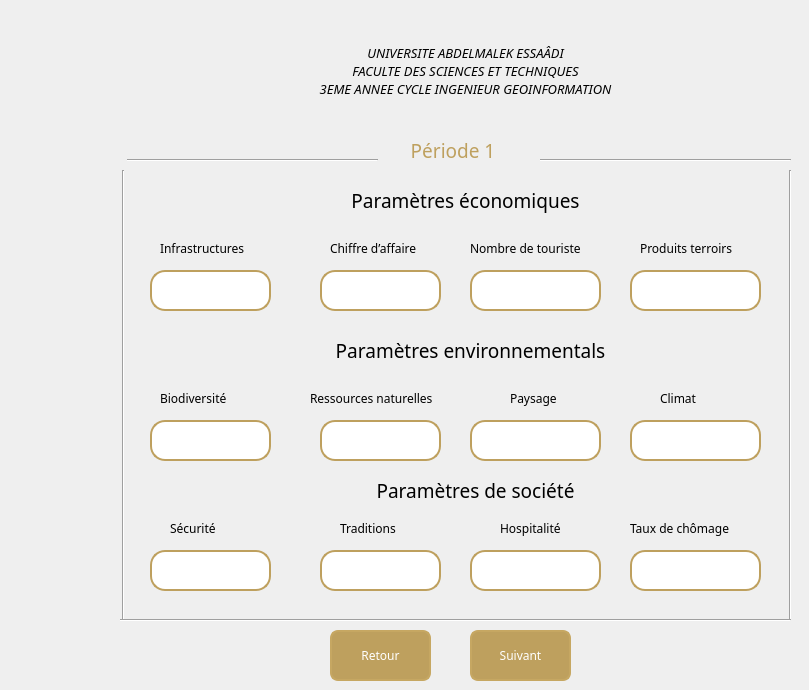
   <widget class="QWidget" name="page_3">
    <widget class="QLabel" name="label_7">
     <property name="geometry">
      <rect>
       <x>320</x>
       <y>180</y>
       <width>291</width>
       <height>41</height>
      </rect>
     </property>
     <property name="font">
      <font>
       <family>Franklin Gothic Medium</family>
       <pointsize>14</pointsize>
      </font>
     </property>
     <property name="text">
      <string>Paramètres économiques</string>
     </property>
     <property name="alignment">
      <set>Qt::AlignCenter</set>
     </property>
    </widget>
    <widget class="QPushButton" name="next_3">
     <property name="geometry">
      <rect>
       <x>470</x>
       <y>630</y>
       <width>101</width>
       <height>51</height>
      </rect>
     </property>
     <property name="font">
      <font>
       <family>Franklin Gothic Medium</family>
       <pointsize>9</pointsize>
       <italic>false</italic>
       <underline>false</underline>
       <strikeout>false</strikeout>
      </font>
     </property>
     <property name="styleSheet">
      <string notr="true">QPushButton {
background-color: rgb(190, 160, 94);
  color: white;
  border: 2px solid rgb(198, 167, 98); 
border-radius: 8px;
}
QPushButton:hover{
border: 2px solid rgb(234, 209, 161);
background-color: rgb(214, 180, 106);
}</string>
     </property>
     <property name="text">
      <string>Suivant</string>
     </property>
    </widget>
    <widget class="QLabel" name="label_17">
     <property name="geometry">
      <rect>
       <x>270</x>
       <y>40</y>
       <width>391</width>
       <height>61</height>
      </rect>
     </property>
     <property name="font">
      <font>
       <family>Franklin Gothic Medium</family>
       <pointsize>10</pointsize>
       <italic>true</italic>
      </font>
     </property>
     <property name="text">
      <string>UNIVERSITE ABDELMALEK ESSAÂDI
FACULTE DES SCIENCES ET TECHNIQUES
3EME ANNEE CYCLE INGENIEUR GEOINFORMATION</string>
     </property>
     <property name="alignment">
      <set>Qt::AlignCenter</set>
     </property>
    </widget>
    <widget class="QLabel" name="label_45">
     <property name="geometry">
      <rect>
       <x>160</x>
       <y>240</y>
       <width>101</width>
       <height>16</height>
      </rect>
     </property>
     <property name="font">
      <font>
       <family>Franklin Gothic Medium</family>
       <pointsize>9</pointsize>
      </font>
     </property>
     <property name="text">
      <string>Infrastructures</string>
     </property>
    </widget>
    <widget class="QLabel" name="label_47">
     <property name="geometry">
      <rect>
       <x>330</x>
       <y>240</y>
       <width>111</width>
       <height>16</height>
      </rect>
     </property>
     <property name="font">
      <font>
       <family>Franklin Gothic Medium</family>
       <pointsize>9</pointsize>
      </font>
     </property>
     <property name="text">
      <string>Chiffre d’affaire</string>
     </property>
    </widget>
    <widget class="QLabel" name="label_72">
     <property name="geometry">
      <rect>
       <x>660</x>
       <y>390</y>
       <width>71</width>
       <height>16</height>
      </rect>
     </property>
     <property name="font">
      <font>
       <family>Franklin Gothic Medium</family>
       <pointsize>9</pointsize>
      </font>
     </property>
     <property name="text">
      <string>Climat</string>
     </property>
    </widget>
    <widget class="QLabel" name="label_9">
     <property name="geometry">
      <rect>
       <x>300</x>
       <y>330</y>
       <width>341</width>
       <height>41</height>
      </rect>
     </property>
     <property name="font">
      <font>
       <family>Franklin Gothic Medium</family>
       <pointsize>14</pointsize>
      </font>
     </property>
     <property name="text">
      <string>Paramètres environnementals</string>
     </property>
     <property name="alignment">
      <set>Qt::AlignCenter</set>
     </property>
    </widget>
    <widget class="QLabel" name="label_81">
     <property name="geometry">
      <rect>
       <x>510</x>
       <y>390</y>
       <width>71</width>
       <height>16</height>
      </rect>
     </property>
     <property name="font">
      <font>
       <family>Franklin Gothic Medium</family>
       <pointsize>9</pointsize>
      </font>
     </property>
     <property name="text">
      <string>Paysage</string>
     </property>
    </widget>
    <widget class="QLabel" name="label_82">
     <property name="geometry">
      <rect>
       <x>160</x>
       <y>390</y>
       <width>101</width>
       <height>16</height>
      </rect>
     </property>
     <property name="font">
      <font>
       <family>Franklin Gothic Medium</family>
       <pointsize>9</pointsize>
      </font>
     </property>
     <property name="text">
      <string>Biodiversité</string>
     </property>
    </widget>
    <widget class="QLabel" name="label_87">
     <property name="geometry">
      <rect>
       <x>310</x>
       <y>390</y>
       <width>151</width>
       <height>16</height>
      </rect>
     </property>
     <property name="font">
      <font>
       <family>Franklin Gothic Medium</family>
       <pointsize>9</pointsize>
      </font>
     </property>
     <property name="text">
      <string>Ressources naturelles</string>
     </property>
    </widget>
    <widget class="QLabel" name="label_11">
     <property name="geometry">
      <rect>
       <x>405</x>
       <y>130</y>
       <width>101</width>
       <height>41</height>
      </rect>
     </property>
     <property name="font">
      <font>
       <family>Franklin Gothic Medium</family>
       <pointsize>14</pointsize>
      </font>
     </property>
     <property name="styleSheet">
      <string notr="true">color : rgb(190, 160, 94);</string>
     </property>
     <property name="text">
      <string>Période 1 </string>
     </property>
     <property name="alignment">
      <set>Qt::AlignCenter</set>
     </property>
    </widget>
    <widget class="QLabel" name="label_64">
     <property name="geometry">
      <rect>
       <x>500</x>
       <y>520</y>
       <width>101</width>
       <height>16</height>
      </rect>
     </property>
     <property name="font">
      <font>
       <family>Franklin Gothic Medium</family>
       <pointsize>9</pointsize>
      </font>
     </property>
     <property name="text">
      <string>Hospitalité</string>
     </property>
    </widget>
    <widget class="QLabel" name="label_71">
     <property name="geometry">
      <rect>
       <x>340</x>
       <y>520</y>
       <width>81</width>
       <height>16</height>
      </rect>
     </property>
     <property name="font">
      <font>
       <family>Franklin Gothic Medium</family>
       <pointsize>9</pointsize>
      </font>
     </property>
     <property name="text">
      <string>Traditions</string>
     </property>
    </widget>
    <widget class="QLabel" name="label_69">
     <property name="geometry">
      <rect>
       <x>170</x>
       <y>520</y>
       <width>101</width>
       <height>16</height>
      </rect>
     </property>
     <property name="font">
      <font>
       <family>Franklin Gothic Medium</family>
       <pointsize>9</pointsize>
      </font>
     </property>
     <property name="text">
      <string>Sécurité</string>
     </property>
    </widget>
    <widget class="QLabel" name="label_8">
     <property name="geometry">
      <rect>
       <x>340</x>
       <y>470</y>
       <width>271</width>
       <height>41</height>
      </rect>
     </property>
     <property name="font">
      <font>
       <family>Franklin Gothic Medium</family>
       <pointsize>14</pointsize>
      </font>
     </property>
     <property name="text">
      <string>Paramètres de société</string>
     </property>
     <property name="alignment">
      <set>Qt::AlignCenter</set>
     </property>
    </widget>
    <widget class="QLabel" name="label_61">
     <property name="geometry">
      <rect>
       <x>630</x>
       <y>520</y>
       <width>141</width>
       <height>16</height>
      </rect>
     </property>
     <property name="font">
      <font>
       <family>Franklin Gothic Medium</family>
       <pointsize>9</pointsize>
      </font>
     </property>
     <property name="text">
      <string>Taux de chômage</string>
     </property>
    </widget>
    <widget class="QLabel" name="label_59">
     <property name="geometry">
      <rect>
       <x>640</x>
       <y>240</y>
       <width>141</width>
       <height>16</height>
      </rect>
     </property>
     <property name="font">
      <font>
       <family>Franklin Gothic Medium</family>
       <pointsize>9</pointsize>
      </font>
     </property>
     <property name="text">
      <string>Produits terroirs</string>
     </property>
    </widget>
    <widget class="QLabel" name="label_46">
     <property name="geometry">
      <rect>
       <x>470</x>
       <y>240</y>
       <width>131</width>
       <height>16</height>
      </rect>
     </property>
     <property name="font">
      <font>
       <family>Franklin Gothic Medium</family>
       <pointsize>9</pointsize>
      </font>
     </property>
     <property name="text">
      <string>Nombre de touriste</string>
     </property>
    </widget>
    <widget class="QPushButton" name="back">
     <property name="geometry">
      <rect>
       <x>330</x>
       <y>630</y>
       <width>101</width>
       <height>51</height>
      </rect>
     </property>
     <property name="font">
      <font>
       <family>Franklin Gothic Medium</family>
       <pointsize>9</pointsize>
       <italic>false</italic>
       <underline>false</underline>
       <strikeout>false</strikeout>
      </font>
     </property>
     <property name="styleSheet">
      <string notr="true">QPushButton {
background-color: rgb(190, 160, 94);
  color: white;
  border: 2px solid rgb(198, 167, 98); 
border-radius: 8px;
}
QPushButton:hover{
border: 2px solid rgb(234, 209, 161);
background-color: rgb(214, 180, 106);
}</string>
     </property>
     <property name="text">
      <string>Retour</string>
     </property>
    </widget>
    <widget class="Line" name="line_4">
     <property name="geometry">
      <rect>
       <x>127</x>
       <y>150</y>
       <width>251</width>
       <height>20</height>
      </rect>
     </property>
     <property name="orientation">
      <enum>Qt::Horizontal</enum>
     </property>
    </widget>
    <widget class="Line" name="line_5">
     <property name="geometry">
      <rect>
       <x>540</x>
       <y>150</y>
       <width>251</width>
       <height>20</height>
      </rect>
     </property>
     <property name="orientation">
      <enum>Qt::Horizontal</enum>
     </property>
    </widget>
    <widget class="Line" name="line_6">
     <property name="geometry">
      <rect>
       <x>113</x>
       <y>170</y>
       <width>20</width>
       <height>451</height>
      </rect>
     </property>
     <property name="orientation">
      <enum>Qt::Vertical</enum>
     </property>
    </widget>
    <widget class="Line" name="line_7">
     <property name="geometry">
      <rect>
       <x>780</x>
       <y>170</y>
       <width>20</width>
       <height>451</height>
      </rect>
     </property>
     <property name="orientation">
      <enum>Qt::Vertical</enum>
     </property>
    </widget>
    <widget class="Line" name="line_8">
     <property name="geometry">
      <rect>
       <x>120</x>
       <y>610</y>
       <width>671</width>
       <height>20</height>
      </rect>
     </property>
     <property name="orientation">
      <enum>Qt::Horizontal</enum>
     </property>
    </widget>
    <widget class="QLineEdit" name="p4_eco1">
     <property name="geometry">
      <rect>
       <x>630</x>
       <y>270</y>
       <width>131</width>
       <height>41</height>
      </rect>
     </property>
     <property name="font">
      <font>
       <family>Franklin Gothic Book</family>
       <pointsize>9</pointsize>
      </font>
     </property>
     <property name="styleSheet">
      <string notr="true">QLineEdit{
border: 2px solid rgb(190, 160, 94);
border-radius:15px;
color : rgb(0, 0, 0);
padding-left: 20px;
padding-right:20px;
}
QLineEdit:hover{
border: 2px solid rgb(234, 209, 161);
}
</string>
     </property>
     <property name="placeholderText">
      <string/>
     </property>
    </widget>
    <widget class="QLineEdit" name="p3_eco1">
     <property name="geometry">
      <rect>
       <x>470</x>
       <y>270</y>
       <width>131</width>
       <height>41</height>
      </rect>
     </property>
     <property name="font">
      <font>
       <family>Franklin Gothic Book</family>
       <pointsize>9</pointsize>
      </font>
     </property>
     <property name="styleSheet">
      <string notr="true">QLineEdit{
border: 2px solid rgb(190, 160, 94);
border-radius:15px;
color : rgb(0, 0, 0);
padding-left: 20px;
padding-right:20px;
}
QLineEdit:hover{
border: 2px solid rgb(234, 209, 161);
}
</string>
     </property>
     <property name="placeholderText">
      <string/>
     </property>
    </widget>
    <widget class="QLineEdit" name="p2_eco1">
     <property name="geometry">
      <rect>
       <x>320</x>
       <y>270</y>
       <width>121</width>
       <height>41</height>
      </rect>
     </property>
     <property name="font">
      <font>
       <family>Franklin Gothic Book</family>
       <pointsize>9</pointsize>
      </font>
     </property>
     <property name="styleSheet">
      <string notr="true">QLineEdit{
border: 2px solid rgb(190, 160, 94);
border-radius:15px;
color : rgb(0, 0, 0);
padding-left: 20px;
padding-right:20px;
}
QLineEdit:hover{
border: 2px solid rgb(234, 209, 161);
}
</string>
     </property>
     <property name="placeholderText">
      <string/>
     </property>
    </widget>
    <widget class="QLineEdit" name="p1_eco1">
     <property name="geometry">
      <rect>
       <x>150</x>
       <y>270</y>
       <width>121</width>
       <height>41</height>
      </rect>
     </property>
     <property name="font">
      <font>
       <family>Franklin Gothic Book</family>
       <pointsize>9</pointsize>
      </font>
     </property>
     <property name="styleSheet">
      <string notr="true">QLineEdit{
border: 2px solid rgb(190, 160, 94);
border-radius:15px;
color : rgb(0, 0, 0);
padding-left: 20px;
padding-right:20px;
}
QLineEdit:hover{
border: 2px solid rgb(234, 209, 161);
}
</string>
     </property>
     <property name="placeholderText">
      <string/>
     </property>
    </widget>
    <widget class="QLineEdit" name="p1_envi1">
     <property name="geometry">
      <rect>
       <x>150</x>
       <y>420</y>
       <width>121</width>
       <height>41</height>
      </rect>
     </property>
     <property name="font">
      <font>
       <family>Franklin Gothic Book</family>
       <pointsize>9</pointsize>
      </font>
     </property>
     <property name="styleSheet">
      <string notr="true">QLineEdit{
border: 2px solid rgb(190, 160, 94);
border-radius:15px;
color : rgb(0, 0, 0);
padding-left: 20px;
padding-right:20px;
}
QLineEdit:hover{
border: 2px solid rgb(234, 209, 161);
}
</string>
     </property>
     <property name="placeholderText">
      <string/>
     </property>
    </widget>
    <widget class="QLineEdit" name="p3_envi1">
     <property name="geometry">
      <rect>
       <x>470</x>
       <y>420</y>
       <width>131</width>
       <height>41</height>
      </rect>
     </property>
     <property name="font">
      <font>
       <family>Franklin Gothic Book</family>
       <pointsize>9</pointsize>
      </font>
     </property>
     <property name="styleSheet">
      <string notr="true">QLineEdit{
border: 2px solid rgb(190, 160, 94);
border-radius:15px;
color : rgb(0, 0, 0);
padding-left: 20px;
padding-right:20px;
}
QLineEdit:hover{
border: 2px solid rgb(234, 209, 161);
}
</string>
     </property>
     <property name="placeholderText">
      <string/>
     </property>
    </widget>
    <widget class="QLineEdit" name="p2_envi1">
     <property name="geometry">
      <rect>
       <x>320</x>
       <y>420</y>
       <width>121</width>
       <height>41</height>
      </rect>
     </property>
     <property name="font">
      <font>
       <family>Franklin Gothic Book</family>
       <pointsize>9</pointsize>
      </font>
     </property>
     <property name="styleSheet">
      <string notr="true">QLineEdit{
border: 2px solid rgb(190, 160, 94);
border-radius:15px;
color : rgb(0, 0, 0);
padding-left: 20px;
padding-right:20px;
}
QLineEdit:hover{
border: 2px solid rgb(234, 209, 161);
}
</string>
     </property>
     <property name="placeholderText">
      <string/>
     </property>
    </widget>
    <widget class="QLineEdit" name="p4_envi1">
     <property name="geometry">
      <rect>
       <x>630</x>
       <y>420</y>
       <width>131</width>
       <height>41</height>
      </rect>
     </property>
     <property name="font">
      <font>
       <family>Franklin Gothic Book</family>
       <pointsize>9</pointsize>
      </font>
     </property>
     <property name="styleSheet">
      <string notr="true">QLineEdit{
border: 2px solid rgb(190, 160, 94);
border-radius:15px;
color : rgb(0, 0, 0);
padding-left: 20px;
padding-right:20px;
}
QLineEdit:hover{
border: 2px solid rgb(234, 209, 161);
}
</string>
     </property>
     <property name="placeholderText">
      <string/>
     </property>
    </widget>
    <widget class="QLineEdit" name="p1_soc1">
     <property name="geometry">
      <rect>
       <x>150</x>
       <y>550</y>
       <width>121</width>
       <height>41</height>
      </rect>
     </property>
     <property name="font">
      <font>
       <family>Franklin Gothic Book</family>
       <pointsize>9</pointsize>
      </font>
     </property>
     <property name="styleSheet">
      <string notr="true">QLineEdit{
border: 2px solid rgb(190, 160, 94);
border-radius:15px;
color : rgb(0, 0, 0);
padding-left: 20px;
padding-right:20px;
}
QLineEdit:hover{
border: 2px solid rgb(234, 209, 161);
}
</string>
     </property>
     <property name="placeholderText">
      <string/>
     </property>
    </widget>
    <widget class="QLineEdit" name="p3_soc1">
     <property name="geometry">
      <rect>
       <x>470</x>
       <y>550</y>
       <width>131</width>
       <height>41</height>
      </rect>
     </property>
     <property name="font">
      <font>
       <family>Franklin Gothic Book</family>
       <pointsize>9</pointsize>
      </font>
     </property>
     <property name="styleSheet">
      <string notr="true">QLineEdit{
border: 2px solid rgb(190, 160, 94);
border-radius:15px;
color : rgb(0, 0, 0);
padding-left: 20px;
padding-right:20px;
}
QLineEdit:hover{
border: 2px solid rgb(234, 209, 161);
}
</string>
     </property>
     <property name="placeholderText">
      <string/>
     </property>
    </widget>
    <widget class="QLineEdit" name="p2_soc1">
     <property name="geometry">
      <rect>
       <x>320</x>
       <y>550</y>
       <width>121</width>
       <height>41</height>
      </rect>
     </property>
     <property name="font">
      <font>
       <family>Franklin Gothic Book</family>
       <pointsize>9</pointsize>
      </font>
     </property>
     <property name="styleSheet">
      <string notr="true">QLineEdit{
border: 2px solid rgb(190, 160, 94);
border-radius:15px;
color : rgb(0, 0, 0);
padding-left: 20px;
padding-right:20px;
}
QLineEdit:hover{
border: 2px solid rgb(234, 209, 161);
}
</string>
     </property>
     <property name="placeholderText">
      <string/>
     </property>
    </widget>
    <widget class="QLineEdit" name="p4_soc1">
     <property name="geometry">
      <rect>
       <x>630</x>
       <y>550</y>
       <width>131</width>
       <height>41</height>
      </rect>
     </property>
     <property name="font">
      <font>
       <family>Franklin Gothic Book</family>
       <pointsize>9</pointsize>
      </font>
     </property>
     <property name="styleSheet">
      <string notr="true">QLineEdit{
border: 2px solid rgb(190, 160, 94);
border-radius:15px;
color : rgb(0, 0, 0);
padding-left: 20px;
padding-right:20px;
}
QLineEdit:hover{
border: 2px solid rgb(234, 209, 161);
}
</string>
     </property>
     <property name="placeholderText">
      <string/>
     </property>
    </widget>
   </widget>
